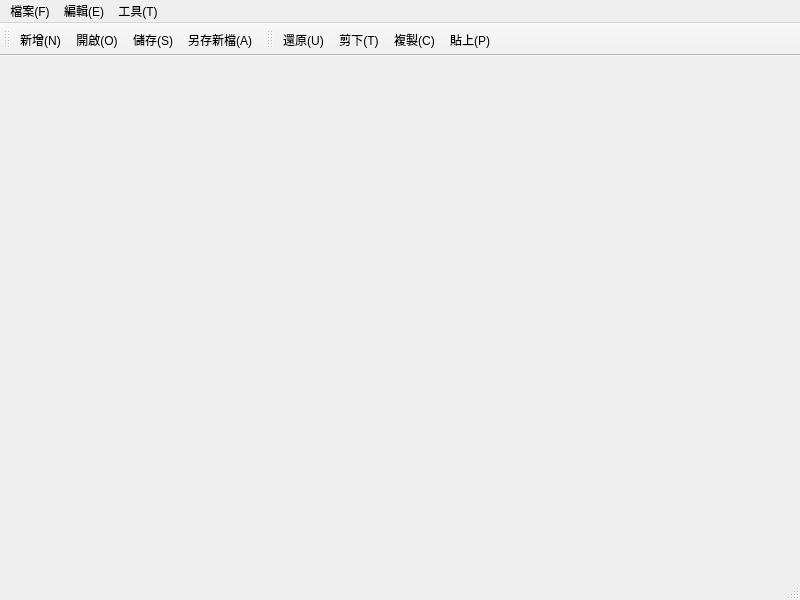
<?xml version="1.0" encoding="UTF-8"?>
<ui version="4.0">
 <class>MainWindow</class>
 <widget class="QMainWindow" name="MainWindow">
  <property name="geometry">
   <rect>
    <x>0</x>
    <y>0</y>
    <width>800</width>
    <height>600</height>
   </rect>
  </property>
  <property name="windowTitle">
   <string>MainWindow</string>
  </property>
  <widget class="QWidget" name="centralwidget"/>
  <widget class="QMenuBar" name="menubar">
   <property name="geometry">
    <rect>
     <x>0</x>
     <y>0</y>
     <width>800</width>
     <height>21</height>
    </rect>
   </property>
   <widget class="QMenu" name="menu">
    <property name="title">
     <string>檔案(F)</string>
    </property>
    <addaction name="actionNew"/>
    <addaction name="actionOpen"/>
    <addaction name="actionClose"/>
    <addaction name="separator"/>
    <addaction name="actionSave"/>
    <addaction name="actionAsave"/>
    <addaction name="separator"/>
    <addaction name="actionQuit"/>
   </widget>
   <widget class="QMenu" name="menu_E">
    <property name="title">
     <string>編輯(E)</string>
    </property>
    <addaction name="actionUndo"/>
    <addaction name="actionCut"/>
    <addaction name="actionAll"/>
    <addaction name="actionCopy"/>
    <addaction name="actionPaste"/>
   </widget>
   <widget class="QMenu" name="menu_T">
    <property name="title">
     <string>工具(T)</string>
    </property>
    <addaction name="actionSearch"/>
    <addaction name="actionReplace"/>
    <addaction name="separator"/>
    <addaction name="actionGoToLine"/>
    <addaction name="separator"/>
    <addaction name="actionZoomIn"/>
    <addaction name="actionZoomOut"/>
    <addaction name="actionResetZoom"/>
   </widget>
   <addaction name="menu"/>
   <addaction name="menu_E"/>
   <addaction name="menu_T"/>
  </widget>
  <widget class="QStatusBar" name="statusbar"/>
  <widget class="QToolBar" name="filetoolBar">
   <property name="windowTitle">
    <string>toolBar</string>
   </property>
   <attribute name="toolBarArea">
    <enum>TopToolBarArea</enum>
   </attribute>
   <attribute name="toolBarBreak">
    <bool>false</bool>
   </attribute>
   <addaction name="actionNew"/>
   <addaction name="actionOpen"/>
   <addaction name="actionSave"/>
   <addaction name="actionAsave"/>
  </widget>
  <widget class="QToolBar" name="EdittoolBar_2">
   <property name="windowTitle">
    <string>toolBar_2</string>
   </property>
   <attribute name="toolBarArea">
    <enum>TopToolBarArea</enum>
   </attribute>
   <attribute name="toolBarBreak">
    <bool>false</bool>
   </attribute>
   <addaction name="actionUndo"/>
   <addaction name="actionCut"/>
   <addaction name="actionCopy"/>
   <addaction name="actionPaste"/>
  </widget>
  <action name="actionNew">
   <property name="text">
    <string>新增(N)</string>
   </property>
   <property name="shortcut">
    <string>Ctrl+N</string>
   </property>
  </action>
  <action name="actionOpen">
   <property name="text">
    <string>開啟(O)</string>
   </property>
   <property name="shortcut">
    <string>Ctrl+O</string>
   </property>
  </action>
  <action name="actionClose">
   <property name="text">
    <string>關閉(C)</string>
   </property>
   <property name="shortcut">
    <string>Shift+C</string>
   </property>
  </action>
  <action name="actionSave">
   <property name="text">
    <string>儲存(S)
</string>
   </property>
   <property name="shortcut">
    <string>Ctrl+S</string>
   </property>
  </action>
  <action name="actionAsave">
   <property name="text">
    <string>另存新檔(A)
</string>
   </property>
   <property name="shortcut">
    <string>Shift+A</string>
   </property>
  </action>
  <action name="actionQuit">
   <property name="text">
    <string>匯出(X)
</string>
   </property>
   <property name="shortcut">
    <string>Ctrl+X</string>
   </property>
  </action>
  <action name="actionUndo">
   <property name="text">
    <string>還原(U)
</string>
   </property>
   <property name="shortcut">
    <string>Ctrl+U</string>
   </property>
  </action>
  <action name="actionCut">
   <property name="text">
    <string>剪下(T)</string>
   </property>
   <property name="shortcut">
    <string>Ctrl+T</string>
   </property>
  </action>
  <action name="actionAll">
   <property name="text">
    <string>全選(A)
</string>
   </property>
   <property name="shortcut">
    <string>Ctrl+A</string>
   </property>
  </action>
  <action name="actionCopy">
   <property name="text">
    <string>複製(C)
</string>
   </property>
   <property name="shortcut">
    <string>Ctrl+C</string>
   </property>
  </action>
  <action name="actionPaste">
   <property name="text">
    <string>貼上(P)
</string>
   </property>
   <property name="shortcut">
    <string>Ctrl+V</string>
   </property>
  </action>
  <action name="actionSearch">
   <property name="text">
    <string>搜索(S)</string>
   </property>
   <property name="shortcut">
    <string>Ctrl+F</string>
   </property>
  </action>
  <action name="actionReplace">
   <property name="text">
    <string>取代(R)</string>
   </property>
   <property name="shortcut">
    <string>Ctrl+H</string>
   </property>
  </action>
  <action name="actionGoToLine">
   <property name="text">
    <string>跳至行(G)</string>
   </property>
   <property name="shortcut">
    <string>Ctrl+G</string>
   </property>
  </action>
  <action name="actionZoomIn">
   <property name="text">
    <string>放大(+)</string>
   </property>
   <property name="shortcut">
    <string>Ctrl+=</string>
   </property>
  </action>
  <action name="actionZoomOut">
   <property name="text">
    <string>縮小(-)</string>
   </property>
   <property name="shortcut">
    <string>Ctrl+-</string>
   </property>
  </action>
  <action name="actionResetZoom">
   <property name="text">
    <string>重設縮放(0)</string>
   </property>
   <property name="shortcut">
    <string>Ctrl+0</string>
   </property>
  </action>
 </widget>
 <resources/>
 <connections/>
</ui>
